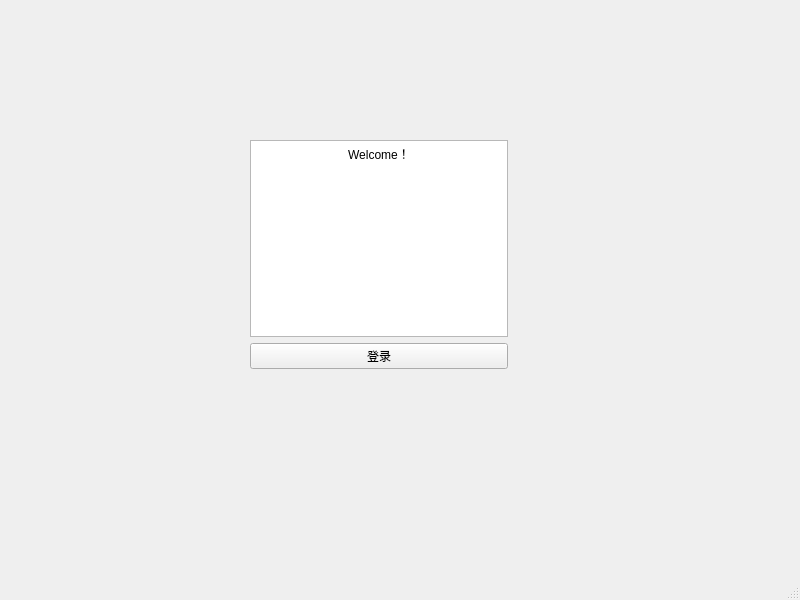
<?xml version="1.0" encoding="UTF-8"?>
<ui version="4.0">
 <class>MainWindow</class>
 <widget class="QMainWindow" name="MainWindow">
  <property name="geometry">
   <rect>
    <x>0</x>
    <y>0</y>
    <width>800</width>
    <height>600</height>
   </rect>
  </property>
  <property name="windowTitle">
   <string>MainWindow</string>
  </property>
  <widget class="QWidget" name="centralwidget">
   <widget class="QWidget" name="">
    <property name="geometry">
     <rect>
      <x>250</x>
      <y>140</y>
      <width>258</width>
      <height>229</height>
     </rect>
    </property>
    <layout class="QVBoxLayout" name="verticalLayout">
     <item>
      <widget class="QTextBrowser" name="textBrowser">
       <property name="html">
        <string>&lt;!DOCTYPE HTML PUBLIC &quot;-//W3C//DTD HTML 4.0//EN&quot; &quot;http://www.w3.org/TR/REC-html40/strict.dtd&quot;&gt;
&lt;html&gt;&lt;head&gt;&lt;meta name=&quot;qrichtext&quot; content=&quot;1&quot; /&gt;&lt;style type=&quot;text/css&quot;&gt;
p, li { white-space: pre-wrap; }
&lt;/style&gt;&lt;/head&gt;&lt;body style=&quot; font-family:'SimSun'; font-size:9pt; font-weight:400; font-style:normal;&quot;&gt;
&lt;p align=&quot;center&quot; style=&quot; margin-top:0px; margin-bottom:0px; margin-left:0px; margin-right:0px; -qt-block-indent:0; text-indent:0px;&quot;&gt;Welcome！&lt;/p&gt;&lt;/body&gt;&lt;/html&gt;</string>
       </property>
      </widget>
     </item>
     <item>
      <widget class="QPushButton" name="Login_PushButton">
       <property name="text">
        <string>登录</string>
       </property>
      </widget>
     </item>
    </layout>
   </widget>
  </widget>
  <widget class="QMenuBar" name="menubar">
   <property name="geometry">
    <rect>
     <x>0</x>
     <y>0</y>
     <width>800</width>
     <height>26</height>
    </rect>
   </property>
  </widget>
  <widget class="QStatusBar" name="statusbar"/>
 </widget>
 <resources/>
 <connections/>
</ui>
